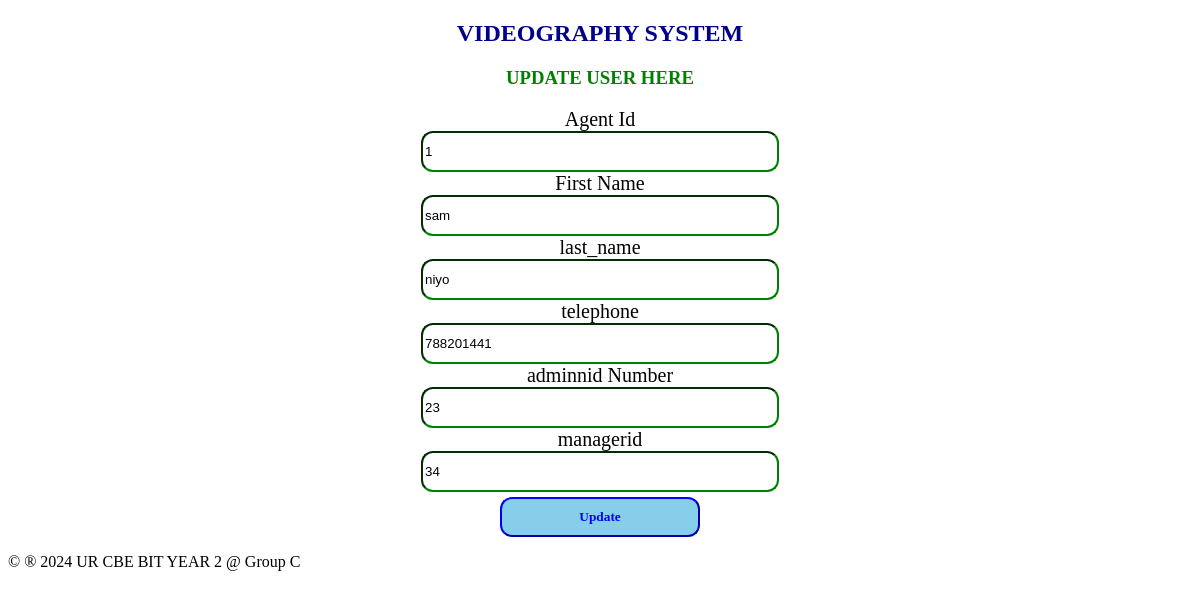
/agent_edit.php?agid=1, run on the app's committed database.
### tables this page shows
CREATE TABLE `agent` (
  `agid` int(11) NOT NULL,
  `first_name` varchar(100) NOT NULL,
  `last_name` varchar(100) NOT NULL,
  `telephone` int(50) NOT NULL,
  `adminnid` int(11) DEFAULT NULL,
  `managerid` int(11) DEFAULT NULL
);

### agent_edit.php (the view, shortened to what this page needs)
<?php
include"dbconnection.php";
if ($_SERVER['REQUEST_METHOD'] == 'GET') {
  $agid = $_GET["agid"];
    $sql = "SELECT * FROM agent WHERE agid=$agid";
    $result = $conn->query($sql);
    if ($result->num_rows > 0) {
        $row = $result->fetch_assoc();
        $first_name = $row["first_name"];
        $last_name = $row["last_name"];
        $telephone = $row["telephone"];
        $adminnid = $row["adminnid"];
        $managerid = $row["managerid"];
    } else {
        header("location: /my project/agent_table.php");
        exit;
    }
}
?>
<!DOCTYPE html>
<html>
<head>
    <section class="forms">
       <form method="POST" onsubmit="return confirmUpdate();">
</head>
<body>
<center>
    <h2>VIDEOGRAPHY SYSTEM </h2>
    <h3 style="color:green;">UPDATE USER HERE</h3>
    <label>Agent Id</label><br>
    <input type="number" name="agid" readonly class="input" value="<?php echo $agid; ?>"><br>
     <label>First Name</label><br>
    <input type="text" name="first_name"  class="input" value="<?php echo $first_name; ?>"><br>
    <label>last_name</label><br>
    <input type="text" name="last_name" class="input" value="<?php echo $last_name; ?>"><br>
    <label>telephone </label><br>
    <input type="number" name="telephone" class="input" value="<?php echo $telephone; ?>"><br>
    <label>adminnid Number</label><br>
    <input type="number" name="adminnid" value="<?php echo $adminnid; ?>" class="input"><br>
    <label>managerid</label><br>
    <input type="text" name="managerid" value="<?php echo $managerid; ?>" class="input"><br>
    <input type="submit" name="submit" value="Update" class="sb">
</center>
        <footer>
            <p>&copy &reg 2024 UR CBE BIT YEAR 2 @ Group C</p>
        </footer>
</body>
</html>

### agent_edit.php (style rules this page uses)
h2 { font-family:Castellar; color: darkblue; }
label { font-family: elephant; font-size: 20px; }
.sb { font-family:Georgia; padding: 10px; border-color: blue; background-color: skyblue; width: 200px; margin-top: 5px; border-radius: 12px; font-weight: bold; color: blue; }
.input { width: 350px; height: 35px; border-radius: 12px; border-color: green; }

### data on the page
agent: first_name "sam", last_name "niyo", telephone "788201441", adminnid "23", managerid "34"
